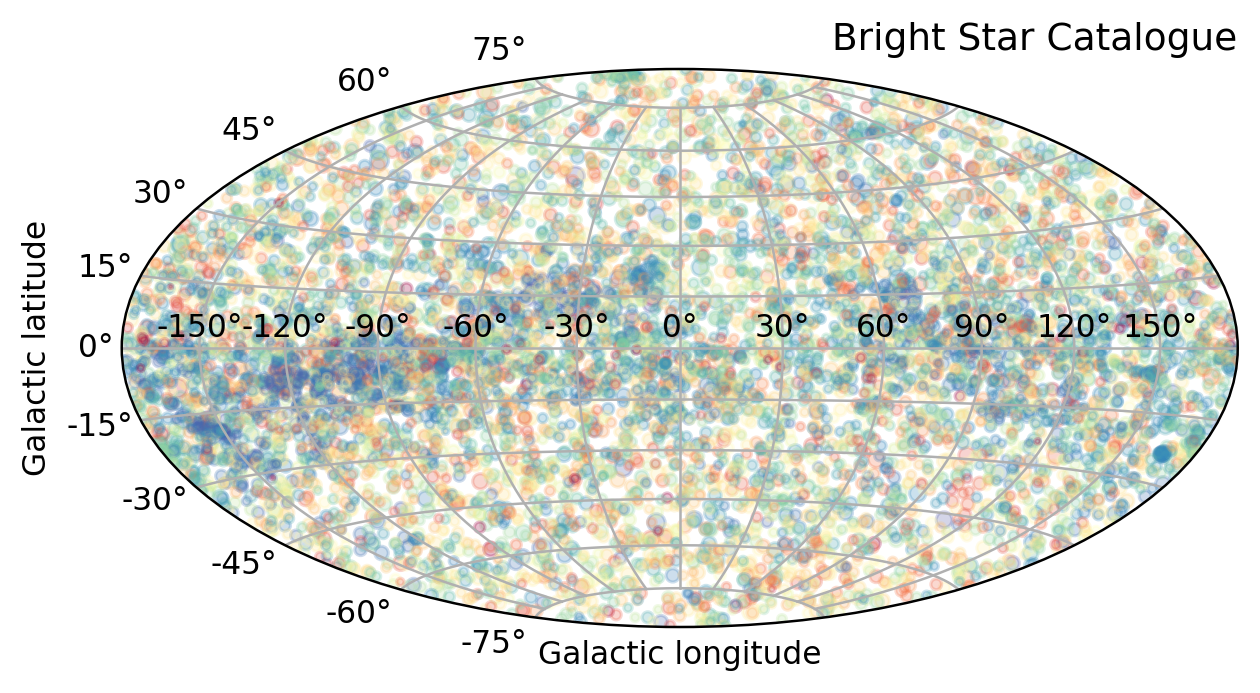

Write the Python code that produced this figure.
#!/usr/pkg/bin/python3.9

#
# Time-stamp: <2022/11/20 21:07:06 (CST) daisuke>
#

# importing numpy module
import numpy

# importing astropy module
import astropy.units
import astropy.coordinates

# importing matplotlib module
import matplotlib.figure
import matplotlib.backends.backend_agg

# units
u_ha  = astropy.units.hourangle
u_deg = astropy.units.deg

# data file
file_data = 'bsc5c.txt'

# output files
file_output = 'ai202209_s10_01_07.png'

# numpy arrays to storing data
data_hr   = numpy.array ([])
data_ra   = numpy.array ([])
data_dec  = numpy.array ([])
data_l    = numpy.array ([])
data_b    = numpy.array ([])
data_Vmag = numpy.array ([])
data_BV   = numpy.array ([])

# opening file
with open (file_data, 'r') as fh:
    # counting number of objects
    n = 0
    for line in fh:
        n += 1

# opening file
with open (file_data, 'r') as fh:
    i = 0
    # reading file
    for line in fh:
        # skipping line, if the line starts with '#'
        if (line[0] == '#'):
            continue
        # counting and showing progress
        i += 1
        if (i % 500 == 0):
            print ("progress: %4d / %4d" % (i, n) )
        # splitting line
        (hr_str, ra_str, dec_str, glon_str, glat_str, Vmag_str, BV_str) \
            = line.split ()
        # conversion from string to int or float
        hr = int (hr_str)
        glon_deg = float (glon_str)
        glat_deg = float (glat_str)
        Vmag = float (Vmag_str)
        BV = float (BV_str)

        # coordinate
        coord = astropy.coordinates.SkyCoord (ra_str, dec_str, \
                                              frame=astropy.coordinates.FK5, \
                                              equinox="J2000", \
                                              unit=(u_ha, u_deg) )

        # (RA, Dec) in radian
        ra_rad = coord.ra.radian
        dec_rad = coord.dec.radian
        # conversion from (RA, Dec) to (l, b) using astropy
        l_rad = coord.galactic.l.radian
        b_rad = coord.galactic.b.radian

        # changing from [0:2pi] to [-pi:pi]
        if (ra_rad > numpy.pi):
            ra_rad -= 2.0 * numpy.pi
        if (l_rad > numpy.pi):
            l_rad -= 2.0 * numpy.pi

        # appending data to numpy arrays
        data_hr   = numpy.append (data_hr, hr)
        data_ra   = numpy.append (data_ra, ra_rad)
        data_dec  = numpy.append (data_dec, dec_rad)
        data_l    = numpy.append (data_l, l_rad)
        data_b    = numpy.append (data_b, b_rad)
        data_Vmag = numpy.append (data_Vmag, Vmag)
        data_BV   = numpy.append (data_BV, BV)
        
# making objects "fig" and "ax"
fig    = matplotlib.figure.Figure ()
canvas = matplotlib.backends.backend_agg.FigureCanvasAgg (fig)
ax     = fig.add_subplot (111, projection="hammer")

# axes
ax.grid ()
ax.set_title ('Bright Star Catalogue', loc='right')
ax.set_xlabel ('Galactic longitude')
ax.set_ylabel ('Galactic latitude')

# plotting data
size = (8.0 - data_Vmag) * 5.0
colour = 2.0 - data_BV
for j in range ( len (colour) ):
    if (colour[j] < 0.0):
        colour[j] = 0.0
ax.scatter (data_l, data_b, s=size, c=colour, cmap=matplotlib.cm.Spectral, \
            marker='o', alpha=0.25)

# saving figure to files
fig.savefig (file_output, dpi=225, bbox_inches="tight")
